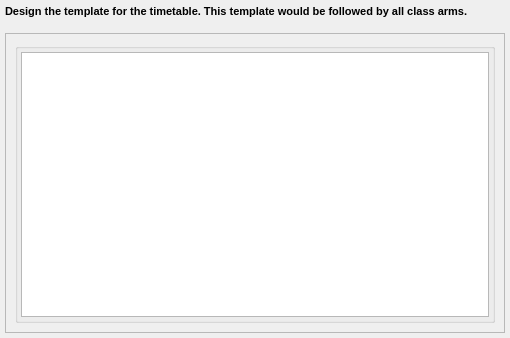
             <widget class="QWidget" name="scrollAreaWidgetContents_13">
              <property name="geometry">
               <rect>
                <x>0</x>
                <y>0</y>
                <width>510</width>
                <height>338</height>
               </rect>
              </property>
              <layout class="QVBoxLayout" name="verticalLayout_47">
               <property name="spacing">
                <number>15</number>
               </property>
               <property name="leftMargin">
                <number>5</number>
               </property>
               <property name="topMargin">
                <number>5</number>
               </property>
               <property name="rightMargin">
                <number>5</number>
               </property>
               <property name="bottomMargin">
                <number>5</number>
               </property>
               <item>
                <widget class="QLabel" name="label_24">
                 <property name="font">
                  <font>
                   <pointsize>8</pointsize>
                   <weight>75</weight>
                   <bold>true</bold>
                  </font>
                 </property>
                 <property name="text">
                  <string>Design the template for the timetable. This template would be followed by all class arms.</string>
                 </property>
                </widget>
               </item>
               <item>
                <widget class="QFrame" name="template_wrapper_frame">
                 <property name="minimumSize">
                  <size>
                   <width>0</width>
                   <height>300</height>
                  </size>
                 </property>
                 <property name="styleSheet">
                  <string notr="true">QFrame[objectName=&quot;template_wrapper_frame&quot;]{
	background:#1a1a1a;
}</string>
                 </property>
                 <property name="frameShape">
                  <enum>QFrame::StyledPanel</enum>
                 </property>
                 <property name="frameShadow">
                  <enum>QFrame::Raised</enum>
                 </property>
                 <layout class="QVBoxLayout" name="verticalLayout_49">
                  <item>
                   <widget class="QGroupBox" name="template_wrapper_gbox">
                    <property name="styleSheet">
                     <string notr="true"/>
                    </property>
                    <property name="title">
                     <string/>
                    </property>
                    <layout class="QVBoxLayout" name="verticalLayout_46">
                     <property name="spacing">
                      <number>5</number>
                     </property>
                     <property name="leftMargin">
                      <number>3</number>
                     </property>
                     <property name="topMargin">
                      <number>3</number>
                     </property>
                     <property name="rightMargin">
                      <number>3</number>
                     </property>
                     <property name="bottomMargin">
                      <number>3</number>
                     </property>
                     <item>
                      <widget class="QTextEdit" name="template_textedit">
                       <property name="styleSheet">
                        <string notr="true"/>
                       </property>
                       <property name="html">
                        <string>&lt;!DOCTYPE HTML PUBLIC &quot;-//W3C//DTD HTML 4.0//EN&quot; &quot;http://www.w3.org/TR/REC-html40/strict.dtd&quot;&gt;
&lt;html&gt;&lt;head&gt;&lt;meta name=&quot;qrichtext&quot; content=&quot;1&quot; /&gt;&lt;style type=&quot;text/css&quot;&gt;
p, li { white-space: pre-wrap; }
&lt;/style&gt;&lt;/head&gt;&lt;body style=&quot; font-family:'MS Shell Dlg 2'; font-size:8.25pt; font-weight:400; font-style:normal;&quot;&gt;
&lt;p style=&quot;-qt-paragraph-type:empty; margin-top:0px; margin-bottom:0px; margin-left:0px; margin-right:0px; -qt-block-indent:0; text-indent:0px; font-family:'MS Shell Dlg 2';&quot;&gt;&lt;br /&gt;&lt;/p&gt;&lt;/body&gt;&lt;/html&gt;</string>
                       </property>
                      </widget>
                     </item>
                    </layout>
                   </widget>
                  </item>
                 </layout>
                </widget>
               </item>
              </layout>
             </widget>
